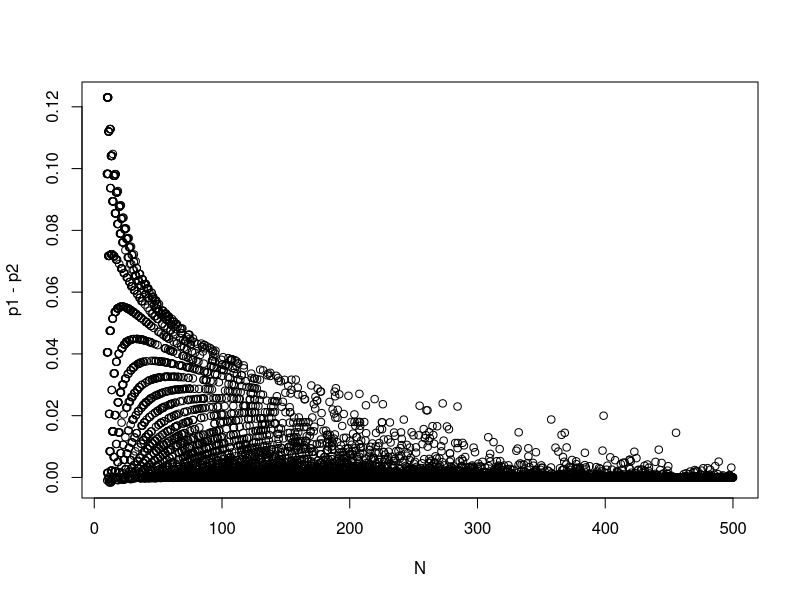
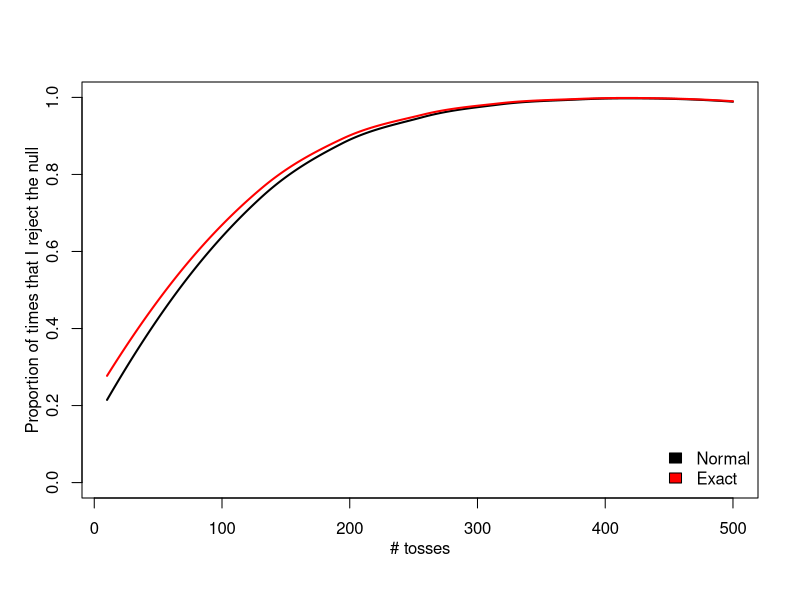

Recreate these plots in R, in order.
sim<-function(N,p=.6) z<-rbinom(N,1,p)
sim<-Vectorize(sim,'N')

##normal approximation
norm<-function(x) {
    m<-mean(x)
    se<-sd(x)/sqrt(length(x))
    z<-(m-0.5)/se
    pnorm(abs(z),lower.tail=FALSE)
}

##exact binomial
bin<-function(x) {
    s<-sum(x)
    if (s<(length(x)/2)) s<-length(x)-s
    p<-1-pbinom(s,length(x),.5)
    p
}

N<-sort(runif(10000,10,500))
x<-sim(N)
p1<-sapply(x,norm)
p2<-sapply(x,bin)

##Let's first assess p-values
plot(N,p1-p2)

par(mgp=c(2,1,0))
plot(NULL,xlim=range(N),ylim=0:1,xlab="# tosses",ylab="Proportion of times that I reject the null")
f<-function(p,N,...) {
    x<-ifelse(p<.05,1,0)
    m<-loess(x~N)
    lines(N,fitted(m),...)
}
f(p1,N,lwd=2,col='black')
f(p2,N,lwd=2,col='red')
legend("bottomright",bty='n',fill=c("black","red"),c("Normal","Exact"))
